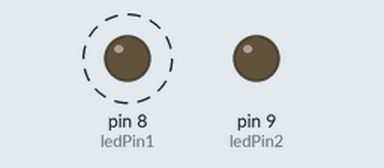
A sketch run on a simulated Arduino Uno, built with avr-gcc and run on an emulated ATmega328P. Shown: output pins drawn as LEDs (lit = HIGH). Dashed ring = blinking.

Above: at 0.5 s.
At 1.5 s:
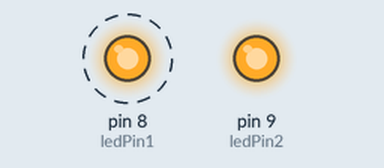
Timing chart, 0 to 5.2 s (numbered marks = the images above):
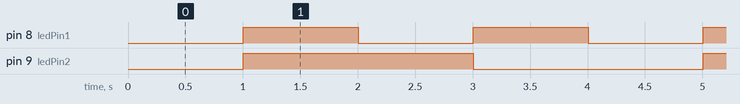

Measured:
- by itself, pin 8 (ledPin1): alternates HIGH for 1.0 s and LOW for 1.0 s
- by itself, pin 9 (ledPin2): alternates HIGH for 2.0 s and LOW for 2.0 s
- by itself, everything shown: repeats every 4.0 s, in 4 steps

The sketch:

2bit_led_dig_counter.ino
```cpp
/*
   ME 545 Lab 4
   Binary counter, 2 bits, 0 to 3
*/

const int ledPin1= 8; // the number of the LED pin
const int ledPin2 = 9;
int Clock = LOW;
long previousMillis = 0;
int a = LOW;
int b = LOW;
int t = 0;
long interval = 1000;

void setup() {
  pinMode(ledPin1, OUTPUT);
  pinMode(ledPin2, OUTPUT);
}
void loop()
{
  a = Clock;
  if (a == LOW) {
    t = 1;
  }//
  if ((a == HIGH) && (t == 1)) {
    b = !b;
    t = 0;
  }
  digitalWrite(ledPin1, a);
  digitalWrite(ledPin2, b);
  if (millis() - previousMillis > interval) {
    previousMillis = millis();
    //
    if (Clock == LOW)
      Clock = HIGH;
    else
      Clock = LOW;
  }
}
```
